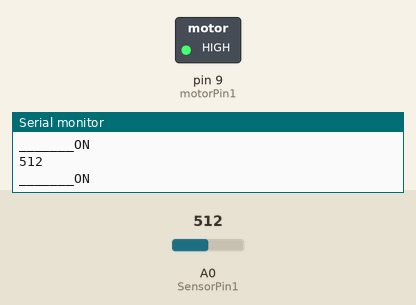
Recording of a sketch running on a simulated Arduino Uno, built with avr-gcc and run on an emulated ATmega328P. Parts: switched loads named in the sketch (green lamp = pin HIGH), the last lines printed to the serial monitor. The test bench sets the inputs (shaded band); at power-on: A0 (SensorPin1) = 512.

Above: at 1.2 s.
1.3 s: A0 (SensorPin1) set to 567
2.8 s: A0 (SensorPin1) set to 591
At 3.9 s:
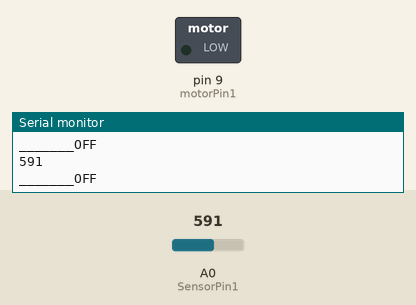
4.5 s: A0 (SensorPin1) set to 570
At 5.2 s:
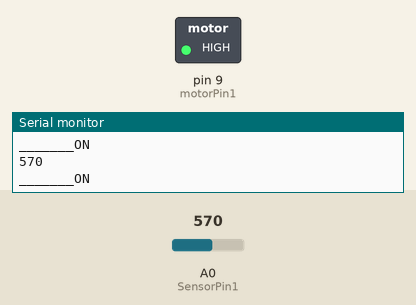
6.0 s: A0 (SensorPin1) set to 590
At 6.4 s:
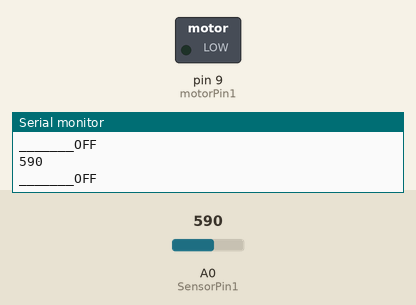
Timing chart, 0 to 8.5 s (numbered marks = the images above; inputs shaded):
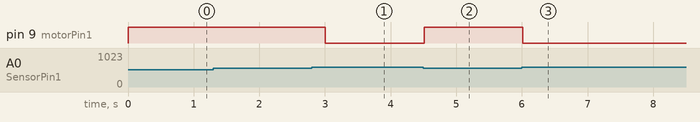

Measured:
- the behaviour switches between 579 and 580 on A0 (SensorPin1) (found by bisection; images 0 and 1)
- after the input at 2.8 s, pin 9 (motorPin1): HIGH → LOW after 0.21 s
- after the input at 4.5 s, pin 9 (motorPin1): LOW → HIGH at once
- after the input at 6.0 s, pin 9 (motorPin1): HIGH → LOW at once

The sketch:

_13_dcmotor_onoff.ino
```cpp
// (licence header left out)
//connected pins
int motorPin1 = 9;
int SensorPin1 = 0;
//variables
int sensorValue = 0;

//the setup routine runs once
void setup()
{
  pinMode(motorPin1, OUTPUT); //set the DC Motor as an output
  Serial.begin(9600); //begin serial communication at 9600 baud rate
}

// the loop routine runs over and over
void loop()
{
  int sensorValue = analogRead(SensorPin1); //store the sensor value
  Serial.println(sensorValue); //display the stored value at the Serial Monitor
  if (analogRead(SensorPin1) < 580) //if the read value from the Photoresistor is lower than 580
  {
    analogWrite(motorPin1, 255); //turn DC Motor on
    Serial.println ("_______ON"); //display on the Serial Monitor that the DC Motor is on
    delay(250); //wait 250 milliseconds seconds
  }
  else
  {
    analogWrite(motorPin1, 0); //turn DC Motor off
    Serial.println ("_______OFF"); //display on the Serial Monitor that the DC Motor is off
    delay(250); //wait 250 milliseconds seconds
  }
}
```
